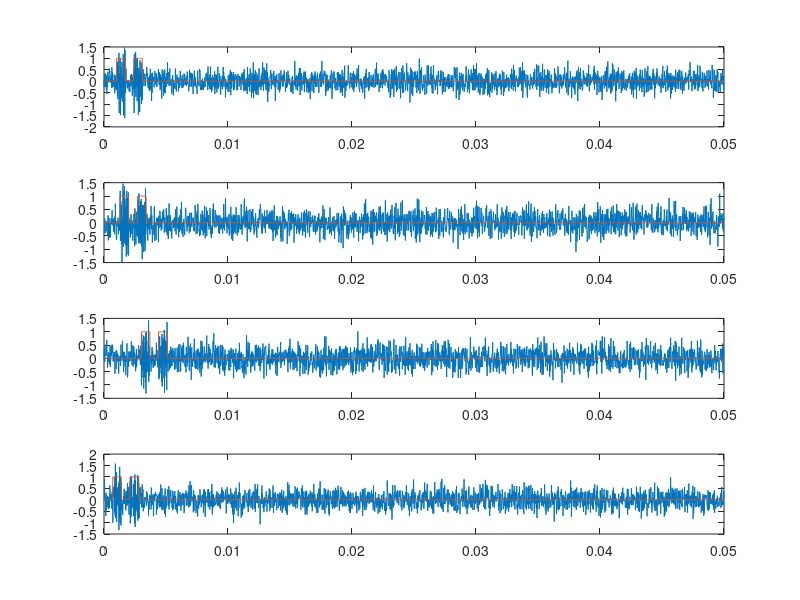

Recreate this plot in MATLAB. (Note: this script raises an error after producing the figure.)


% attempt to handle pulse capture for different frequencies involved for
% bitirme


 identifierFreqs = [20, 17, 22, 23] * 1e3;
 
 % For performance testing here is the signals that are captured by the
 % mic 
 
 % Might add noise later - Really wonder how that would go %
 
 
 % Parameters for pulse generation
 pulsePeriod = 0.7e-3; % the on duration of the pulses, of course for off too
 pulseCount = 2; % number of nonzero pulses, between them will be filled with zeros
 pulseStartMoments = [1e-3, 1.3e-3, 3e-3, 0.7e-3]; % here are the start moments of different freqs
 
 % Parameters for capture
 captureDuration = 50*1e-3; % seconds 
 amplitudes = [1,1,1,1]; % amplitude of the captured freqs respectively
 
 Fs = 49e3; % sampling frequency
 ts = 0:1/Fs:captureDuration - 1/Fs;
 
 capturedSignals = zeros(length(identifierFreqs), length(ts));
 pulseSignals = zeros(length(identifierFreqs), length(ts));
 
 for i = 1:length(identifierFreqs)
     for j = 1:length(ts)
        t = ts(j);
        if(t > pulseStartMoments(i) && t < pulseStartMoments(i) + pulsePeriod * (2*pulseCount - 1) )
            t_offset = t - pulseStartMoments(i);
            t_offset = rem(t_offset, pulsePeriod * 2);
            if(t_offset < pulsePeriod)
                capturedSignals(i, j) = amplitudes(i) * cos(2*pi*t_offset * identifierFreqs(i)) ;
                pulseSignals(i,j) = amplitudes(i);
            else
                capturedSignals(i, j) = 0;
                pulseSignals(i,j) = 0;
            end
        else
           capturedSignals(i,j) = 0;
           pulseSignals(i,j) = 0;
        end
     end
     capturedSignals(i, :) = capturedSignals(i,:) + + amplitudes(i)*0.3*randn(1,length(ts));
 end
 
 figure;
 subplot(4,1,1);
 plot(ts, capturedSignals(1, :));
 hold on
 plot(ts, pulseSignals(1,:));
 
  subplot(4,1,2);
 plot(ts, capturedSignals(2, :));
  hold on
 plot(ts, pulseSignals(2,:));
 
  subplot(4,1,3);
 plot(ts, capturedSignals(3, :));
  hold on
 plot(ts, pulseSignals(3,:));
 
  subplot(4,1,4);
 plot(ts, capturedSignals(4, :));
  hold on
 plot(ts, pulseSignals(4,:));
 
 % First find the coefficients that they interfere with each other
 
 % But first lets create the sample signals for each of them %
 
 
 
 
 % Generate Sample Signals %
 
 windowLength = 15;
 windowShift = 2;
 
 
 tss = 0:1/Fs:(windowLength*1.5-1)/Fs;
 
 crossCoeffss = [];
 
 for i = 1:length(identifierFreqs)
      crossCoeffs = [];
      for j = 1:length(identifierFreqs)
         w = 2 * pi * identifierFreqs(i) / Fs;
         sampleSignal = cos(2*pi*identifierFreqs(j)*tss);
         crossCoeffs = [crossCoeffs, mean(shiftAndTakeDFTMag(sampleSignal, w, windowLength, windowShift))];
      end
      
      crossCoeffs = crossCoeffs / crossCoeffs(i);
      
      crossCoeffss = [crossCoeffss; crossCoeffs];
 end
 
 % Calculate the DFT Mags for debugging purposes %
 
 windowLength = 15;
 
 shift = 3;
 
 dftMags_capturedSignals_wrtIdentifierFreqs = zeros(length(identifierFreqs), length(identifierFreqs), floor((size(capturedSignals, 2)-windowLength)/shift) + 1);
 dftMags_times = 0:shift * 1/Fs: (size(dftMags_capturedSignals_wrtIdentifierFreqs,3)-1)*shift*1/Fs; % here for each obtained window dft we put the initial time stamp into array
 
 for i = 1:length(identifierFreqs)
    
     for j = 1:length(identifierFreqs)
        
         w = 2 * pi * identifierFreqs(j) / Fs;
         dftMags_capturedSignals_wrtIdentifierFreqs(i, j, :) = shiftAndTakeDFTMag(capturedSignals(i,:), w, windowLength, shift);
         
     end
     
 end
 
 % Here Plot Some of them %
 
 figure;
 subplot(length(identifierFreqs),1, 1);
 plot(ts, capturedSignals(1, :));
 hold on
 plot(dftMags_times, squeeze(squeeze(dftMags_capturedSignals_wrtIdentifierFreqs(1,1, :))))
  hold on
 plot(ts, pulseSignals(1,:));
 
  subplot(length(identifierFreqs),1, 2);
 plot(ts, capturedSignals(1, :));
 hold on  
 plot(dftMags_times, squeeze(squeeze(dftMags_capturedSignals_wrtIdentifierFreqs(1,2, :))))
  hold on
 plot(ts, pulseSignals(1,:));
 
  subplot(length(identifierFreqs), 1, 3);
 plot(ts, capturedSignals(1, :));
 hold on  
 plot(dftMags_times, squeeze(squeeze(dftMags_capturedSignals_wrtIdentifierFreqs(1,3, :))))
  hold on
 plot(ts, pulseSignals(1,:));
 
 
 % HELPER FUNCTIONS HERE %
 

 
 function dftMags = shiftAndTakeDFTMag(sequence, w, windowLength, shiftby)
    
    dftMags = [];
    
    leftIndex = 1;
    rightIndex = windowLength;
    
    while(rightIndex <= length(sequence))
       dftMags = [dftMags, calculateDFTMag(sequence(leftIndex:rightIndex), w)]; 
       leftIndex = leftIndex + shiftby;
       rightIndex = rightIndex + shiftby;
    end
 
 end
 
 function freqMag = calculateDFTMag(sequence, w)
    
    windowSeq = kaiser(length(sequence));
    
    sum = 0;
    
    for i = 1:length(sequence)
       sum = sum + 1 * sequence(i) * exp(-1i*w*(i-1)); 
    end
    
    freqMag = abs(sum);
 
 end
 
 
 
 
 
 
 
 
 
 
 
 
 
 
 
 
 
 